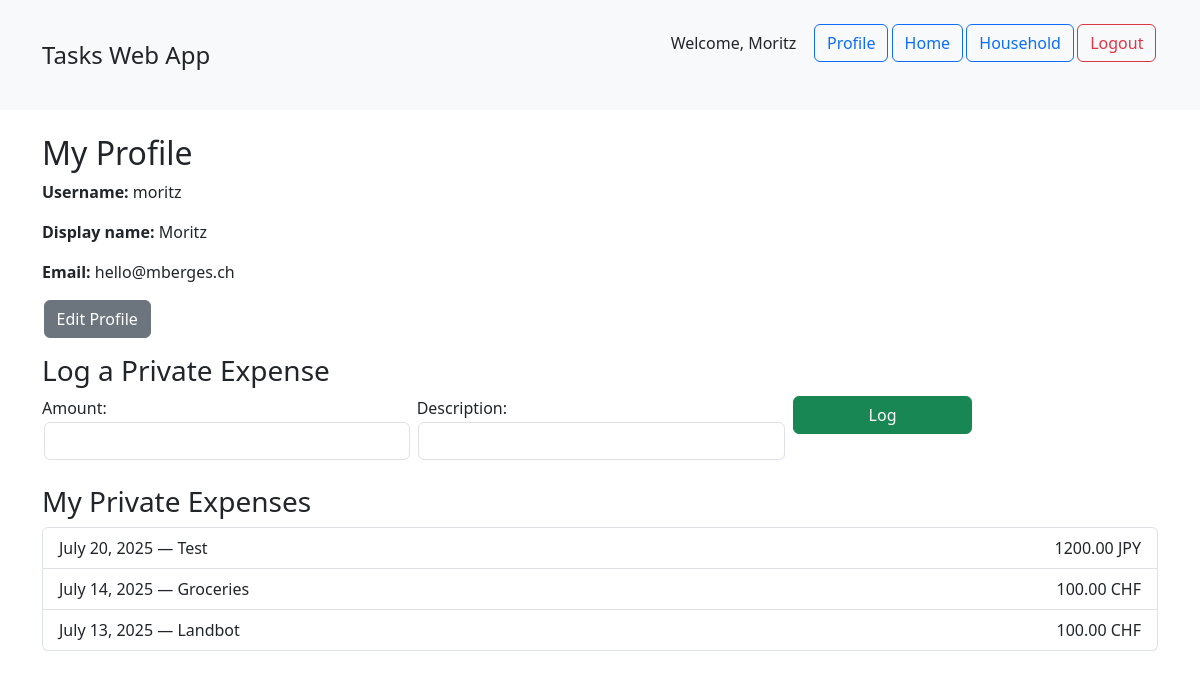
The app's page /profile/ (signed in) with its own data.
### main/models.py (models this page shows, shortened)
class User(AbstractUser):
    display_name = models.CharField(max_length=150, blank=True)
    groups = models.ManyToManyField(
        Group,
        related_name='main_users',
        blank=True,
        help_text='The groups this user belongs to.'
    )
    user_permissions = models.ManyToManyField(
        Permission,
        related_name='main_user_permissions',
        blank=True,
        help_text='Specific permissions for this user.'
    )
    household = models.ForeignKey(
        Household,
        on_delete=models.SET_NULL,
        null=True,
        blank=True,
        related_name='members',
        help_text='The single household this user belongs to.'
    )
    gamification_enabled = models.BooleanField(
        default=True,
        help_text='Toggle gamification features on/off.'
    )
    points = models.PositiveIntegerField(
        default=0,
        help_text='Accumulated points from completing tasks.'
    )
    receive_notifications = models.BooleanField(
        default=True,
        help_text='Whether user receives email/alert notifications.'
    )
    default_currency = models.CharField(
        max_length=3,
        choices=CURRENCY_CHOICES,
        default='CHF',
        help_text='Your preferred currency.'
    )
    class Meta:
        verbose_name = 'User'
        verbose_name_plural = 'Users'

### expenses/models.py (models this page shows, shortened)
class Expense(models.Model):
    user = models.ForeignKey(
        settings.AUTH_USER_MODEL,
        on_delete=models.CASCADE,
        related_name='expenses'
    )
    household = models.ForeignKey(
        Household,
        on_delete=models.CASCADE,
        related_name='shared_expenses',
        null=True, blank=True,
        help_text='If set, this expense is shared with the household.'
    )
    amount = models.DecimalField(max_digits=10, decimal_places=2)
    description = models.CharField(max_length=255, blank=True)
    date = models.DateField()
    code = models.CharField(
        max_length=8,
        unique=True,
        default=generate_expense_code
    )
    currency = models.CharField(
        max_length=3,
        choices=CURRENCY_CHOICES,
        default='CHF',
    )
    converted_amount = models.DecimalField(
        max_digits=10, decimal_places=2, null=True, blank=True
    )
    SCOPE_CHOICES = [
        ('private', 'Private'),
        ('shared',  'Shared'),
    ]
    scope = models.CharField(
        max_length=7,
        choices=SCOPE_CHOICES,
        default='private'
    )
    class Meta:
        ordering = ['-date']

### main/views.py (the view, shortened to what this page needs)
# urls.py: path('profile/', views.ProfileView.as_view(), name='profile'),
class ProfileView(LoginRequiredMixin, FormMixin, DetailView):
    model = get_user_model()
    template_name = 'main/profile.html'
    context_object_name = 'user_obj'
    form_class = ExpenseForm
    success_url = reverse_lazy('main:profile')
    def get_object(self):
        return self.request.user
    def get_form_kwargs(self):
        kwargs = super().get_form_kwargs()
        kwargs['user'] = self.request.user
        return kwargs
    def get_context_data(self, **kwargs):
        ctx = super().get_context_data(**kwargs)
        ctx['private_expenses'] = Expense.objects.filter(
            user=self.request.user,
            household__isnull=True
        )
        ctx['expense_form'] = self.get_form()
        return ctx

### expenses/forms.py (shortened to what this page needs)
class ExpenseForm(forms.ModelForm):
    share_with_household = forms.BooleanField(
        required=False,
        label="Share with my household",
        help_text="Uncheck to keep this expense private."
    )
    class Meta:
        model = Expense
        fields = ['amount', 'currency', 'description', 'household']
        widgets = {
            'amount': forms.NumberInput(attrs={'class': 'form-control', 'step': '0.01'}),
            'currency': forms.Select(attrs={'class':'form-select'}),
            'description': forms.TextInput(attrs={'class': 'form-control'}),
            'household': forms.Select(attrs={'class': 'form-select'}),
        }
        help_texts = {
            'household': 'Select your household if sharing.',
        }
    def __init__(self, *args, user=None, **kwargs):
        super().__init__(*args, **kwargs)
        if user and user.household:
            self.fields['household'].queryset = user.household.__class__.objects.filter(pk=user.household.pk)
        else:
            self.fields['household'].widget = forms.HiddenInput()
        self.fields['share_with_household'].initial = False

### expenses/models.py (called while the page is built)
def generate_expense_code():
    return uuid.uuid4().hex[:8]

### main/templates/main/profile.html (shortened to what this page needs)
{% extends "main/base.html" %}
{% block content %}
    <h2>My Profile</h2>
    <p><strong>Username:</strong> {{ user_obj.username }}</p>
    <p><strong>Display name:</strong> {{ user_obj.display_name }}</p>
    <p><strong>Email:</strong> {{ user_obj.email }}</p>
    <p><a href="{% url 'main:profile_edit' %}" class="btn btn-secondary">Edit Profile</a></p>
    <h3>Log a Private Expense</h3>
    <form method="post" class="row g-2 mb-4">
        <div class="col-md-4">
            {{ expense_form.amount.label_tag }}
            {{ expense_form.amount }}
        </div>
        <div class="col-md-4">
            {{ expense_form.description.label_tag }}
            {{ expense_form.description }}
        </div>
        <div class="col-md-2">
            <button class="btn btn-success w-100" type="submit">Log</button>
        </div>
    </form>
    <h3 class="mt-4">My Private Expenses</h3>
    <ul class="list-group">
        {% for exp in private_expenses %}
        <li class="list-group-item d-flex justify-content-between">
        <div>{{ exp.date }} — {{ exp.description }}</div>
            <span>{{ exp.amount }} {{ exp.currency }}</span>
        </li>
        {% empty %}
        <li class="list-group-item text-muted">No private expenses logged.</li>
            {% endfor %}
    </ul>
{% endblock %}

### main/templates/main/base.html (shortened to what this page needs)
{% load static %}
<!DOCTYPE html>
<html lang="en">
  <head>
    <link
      href="https://cdn.jsdelivr.net/npm/bootstrap@5.3.7/dist/css/bootstrap.min.css"
      rel="stylesheet"
    >
    <link rel="stylesheet" href="/static/main/css/base.css">
  </head>
  <body>
    <header class="p-3 bg-light mb-4">
      <div class="container d-flex justify-content-between align-items-center">
        <h1 class="h4 m-0">Tasks Web App</h1>
        <nav class="navbar navbar-light bg-light mb-4">
          {% if user.is_authenticated %}
            <span class="me-3">
              Welcome, {{ user.display_name|default:user.username }}
            </span>
            <a class="btn btn-outline-primary" href="{% url 'main:profile' %}">Profile</a>
            <a class="btn btn-outline-primary" href="/">Home</a>
            <a class="btn btn-outline-primary" href="{% url 'main:household_landing' %}">Household</a>
            <form method="post" action="{% url 'main:logout' %}" class="d-inline">
              <button type="submit" class="btn btn-outline-danger">Logout</button>
            </form>
          {% endif %}
        </nav>
      </div>
    </header>
    <main class="container">
      {% block content %}{% endblock content %}
    </main>
  </body>
</html>

### main/static/main/css/base.css (style rules this page uses)
.btn { margin-left: 0.1rem; margin-right: 0.1rem; }
.form-control { margin: 0.1rem; }

### records on screen
User: display_name "Moritz", username "moritz", email "hello@mberges.ch"
Expense: date "July 20, 2025", description "Test", amount "1200.00", currency "JPY"
Expense: date "July 14, 2025", description "Groceries", amount "100.00", currency "CHF"
Expense: date "July 13, 2025", description "Landbot", amount "100.00", currency "CHF"

### other values on screen
{{ expense_form.amount.label_tag }} "Amount:"
{{ expense_form.description.label_tag }} "Description:"
